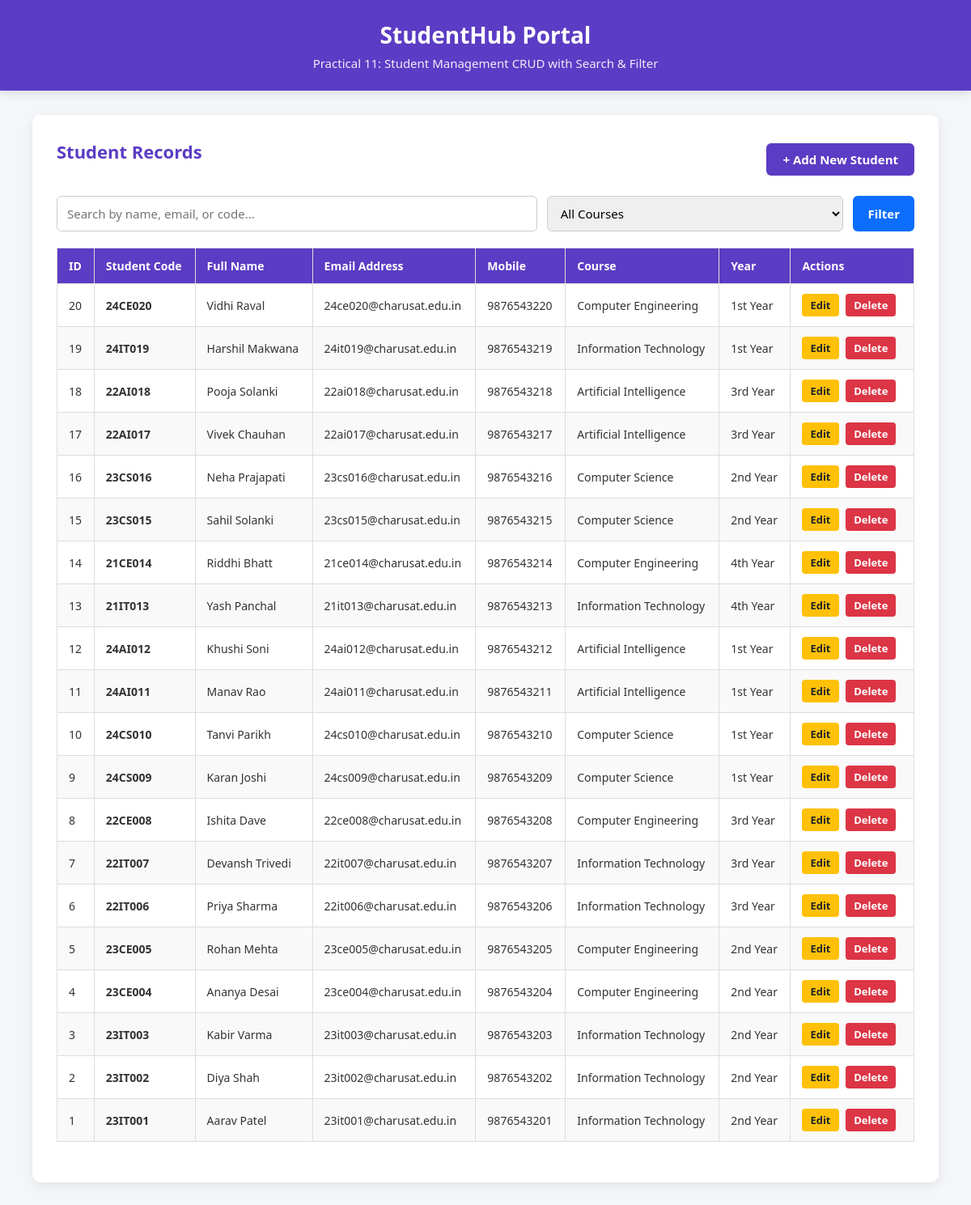
The page / on the database its author committed.
### tables this page shows
CREATE TABLE IF NOT EXISTS students (
    student_id INT AUTO_INCREMENT PRIMARY KEY,
    student_code VARCHAR(20) NOT NULL UNIQUE,
    name VARCHAR(100) NOT NULL,
    email VARCHAR(100) NOT NULL UNIQUE,
    mobile VARCHAR(20) NOT NULL,
    course VARCHAR(50) NOT NULL,
    year VARCHAR(20) NOT NULL,
    created_at TIMESTAMP DEFAULT CURRENT_TIMESTAMP
);

### index.php (the view, shortened to what this page needs)
<?php
require_once "db.php";
$search = trim($_GET["search"] ?? "");
$sql = "SELECT * FROM students WHERE 1=1";
$sql .= " ORDER BY student_id DESC";
$stmt = $conn->prepare($sql);
$stmt->execute();
$result = $stmt->get_result();
?>
<!DOCTYPE html>
<html lang="en">
<head>
    <link rel="stylesheet" href="style.css">
</head>
<body>
    <div class="header">
        <h1>StudentHub Portal</h1>
        <p>Practical 11: Student Management CRUD with Search & Filter</p>
    </div>
    <div class="container container-wide">
        <div class="card">
            <div class="table-header">
                <h2>Student Records</h2>
                <a href="add_student.php" class="btn btn-primary">+ Add New Student</a>
            </div>
            <form action="index.php" method="GET" class="filter-form">
                <input type="text" name="search" placeholder="Search by name, email, or code..." value="<?php echo htmlspecialchars($search); ?>">
                <select name="course">
                    <option value="">All Courses</option>
                </select>
                <button type="submit" class="btn btn-search">Filter</button>
            </form>
            <div class="table-responsive">
                <table>
                    <thead>
                        <tr>
                            <th>ID</th>
                            <th>Student Code</th>
                            <th>Full Name</th>
                            <th>Email Address</th>
                            <th>Mobile</th>
                            <th>Course</th>
                            <th>Year</th>
                            <th>Actions</th>
                        </tr>
                    </thead>
                    <tbody>
                        <?php if ($result && $result->num_rows > 0): ?>
                            <?php while ($row = $result->fetch_assoc()): ?>
                                <tr>
                                    <td><?php echo $row["student_id"]; ?></td>
                                    <td><strong><?php echo htmlspecialchars($row["student_code"]); ?></strong></td>
                                    <td><?php echo htmlspecialchars($row["name"]); ?></td>
                                    <td><?php echo htmlspecialchars($row["email"]); ?></td>
                                    <td><?php echo htmlspecialchars($row["mobile"]); ?></td>
                                    <td><?php echo htmlspecialchars($row["course"]); ?></td>
                                    <td><?php echo htmlspecialchars($row["year"]); ?></td>
                                    <td class="action-cell">
                                        <a href="edit_student.php?id=<?php echo $row["student_id"]; ?>" class="btn-sm btn-edit">Edit</a>
                                        <a href="delete_student.php?id=<?php echo $row["student_id"]; ?>" class="btn-sm btn-delete" onclick="return confirm('Are you sure you want to delete this student record?');">Delete</a>
                                    </td>
                                </tr>
                            <?php endwhile; ?>
                        <?php else: ?>
                            <tr>
                                <td colspan="8" style="text-align: center;">No matching student records found.</td>
                            </tr>
                        <?php endif; ?>
                    </tbody>
                </table>
            </div>
        </div>
    </div>
</body>
</html>

### style.css (style rules this page uses)
* { margin: 0; padding: 0; box-sizing: border-box; font-family: "Segoe UI", Tahoma, Geneva, Verdana, sans-serif; }
body { background-color: #f4f6f9; color: #333333; padding-bottom: 40px; }
.header { background-color: #5b3cc4; color: #ffffff; padding: 24px 20px; text-align: center; box-shadow: 0 4px 10px rgba(0, 0, 0, 0.1); }
.header h1 { font-size: 28px; margin-bottom: 6px; }
.header p { font-size: 15px; opacity: 0.9; }
.container { max-width: 550px; margin: 30px auto; padding: 0 15px; }
.container-wide { max-width: 1150px; }
.card { background: #ffffff; padding: 30px; border-radius: 10px; box-shadow: 0 4px 14px rgba(0, 0, 0, 0.08); }
.card h2 { color: #5b3cc4; margin-bottom: 20px; font-size: 22px; }
input[type="text"], input[type="email"], input[type="tel"], select { width: 100%; padding: 10px 12px; border: 1px solid #cccccc; border-radius: 6px; font-size: 15px; outline: none; transition: border-color 0.2s; }
.btn { display: inline-block; padding: 10px 20px; border-radius: 6px; font-size: 15px; font-weight: 600; text-decoration: none; text-align: center; cursor: pointer; border: none; transition: 0.2s; }
.btn-primary { background-color: #5b3cc4; color: #ffffff; width: 100%; }
.table-header .btn-primary { width: auto; }
.table-header { display: flex; justify-content: space-between; align-items: center; margin-bottom: 20px; }
.filter-form { display: flex; gap: 12px; margin-bottom: 20px; }
.filter-form input { flex: 2; }
.filter-form select { flex: 1.2; }
.btn-search { background-color: #0d6efd; color: #fff; padding: 10px 18px; }
.table-responsive { overflow-x: auto; margin-bottom: 20px; }
table { width: 100%; border-collapse: collapse; }
table th, table td { padding: 12px 14px; border: 1px solid #dddddd; text-align: left; font-size: 14px; }
table th { background-color: #5b3cc4; color: #ffffff; }
table tr:nth-child(even) { background-color: #f9f9f9; }
.action-cell { white-space: nowrap; }
.btn-sm { display: inline-block; padding: 5px 10px; border-radius: 4px; font-size: 13px; font-weight: 600; text-decoration: none; margin-right: 5px; }
.btn-edit { background-color: #ffc107; color: #212529; }
.btn-delete { background-color: #dc3545; color: #ffffff; }

### rows shown on the page
students: student_id "20", student_code "24CE020", name "Vidhi Raval", email "24ce020@charusat.edu.in", mobile "9876543220", course "Computer Engineering", year "1st Year"
students: student_id "19", student_code "24IT019", name "Harshil Makwana", email "24it019@charusat.edu.in", mobile "9876543219", course "Information Technology", year "1st Year"
students: student_id "18", student_code "22AI018", name "Pooja Solanki", email "22ai018@charusat.edu.in", mobile "9876543218", course "Artificial Intelligence", year "3rd Year"
students: student_id "17", student_code "22AI017", name "Vivek Chauhan", email "22ai017@charusat.edu.in", mobile "9876543217", course "Artificial Intelligence", year "3rd Year"
students: student_id "16", student_code "23CS016", name "Neha Prajapati", email "23cs016@charusat.edu.in", mobile "9876543216", course "Computer Science", year "2nd Year"
students: student_id "15", student_code "23CS015", name "Sahil Solanki", email "23cs015@charusat.edu.in", mobile "9876543215", course "Computer Science", year "2nd Year"
students: student_id "14", student_code "21CE014", name "Riddhi Bhatt", email "21ce014@charusat.edu.in", mobile "9876543214", course "Computer Engineering", year "4th Year"
students: student_id "13", student_code "21IT013", name "Yash Panchal", email "21it013@charusat.edu.in", mobile "9876543213", course "Information Technology", year "4th Year"
students: student_id "12", student_code "24AI012", name "Khushi Soni", email "24ai012@charusat.edu.in", mobile "9876543212", course "Artificial Intelligence", year "1st Year"
students: student_id "11", student_code "24AI011", name "Manav Rao", email "24ai011@charusat.edu.in", mobile "9876543211", course "Artificial Intelligence", year "1st Year"
students: student_id "10", student_code "24CS010", name "Tanvi Parikh", email "24cs010@charusat.edu.in", mobile "9876543210", course "Computer Science", year "1st Year"
students: student_id "9", student_code "24CS009", name "Karan Joshi", email "24cs009@charusat.edu.in", mobile "9876543209", course "Computer Science", year "1st Year"
students: student_id "8", student_code "22CE008", name "Ishita Dave", email "22ce008@charusat.edu.in", mobile "9876543208", course "Computer Engineering", year "3rd Year"
students: student_id "7", student_code "22IT007", name "Devansh Trivedi", email "22it007@charusat.edu.in", mobile "9876543207", course "Information Technology", year "3rd Year"
students: student_id "6", student_code "22IT006", name "Priya Sharma", email "22it006@charusat.edu.in", mobile "9876543206", course "Information Technology", year "3rd Year"
students: student_id "5", student_code "23CE005", name "Rohan Mehta", email "23ce005@charusat.edu.in", mobile "9876543205", course "Computer Engineering", year "2nd Year"
students: student_id "4", student_code "23CE004", name "Ananya Desai", email "23ce004@charusat.edu.in", mobile "9876543204", course "Computer Engineering", year "2nd Year"
students: student_id "3", student_code "23IT003", name "Kabir Varma", email "23it003@charusat.edu.in", mobile "9876543203", course "Information Technology", year "2nd Year"
students: student_id "2", student_code "23IT002", name "Diya Shah", email "23it002@charusat.edu.in", mobile "9876543202", course "Information Technology", year "2nd Year"
students: student_id "1", student_code "23IT001", name "Aarav Patel", email "23it001@charusat.edu.in", mobile "9876543201", course "Information Technology", year "2nd Year"
